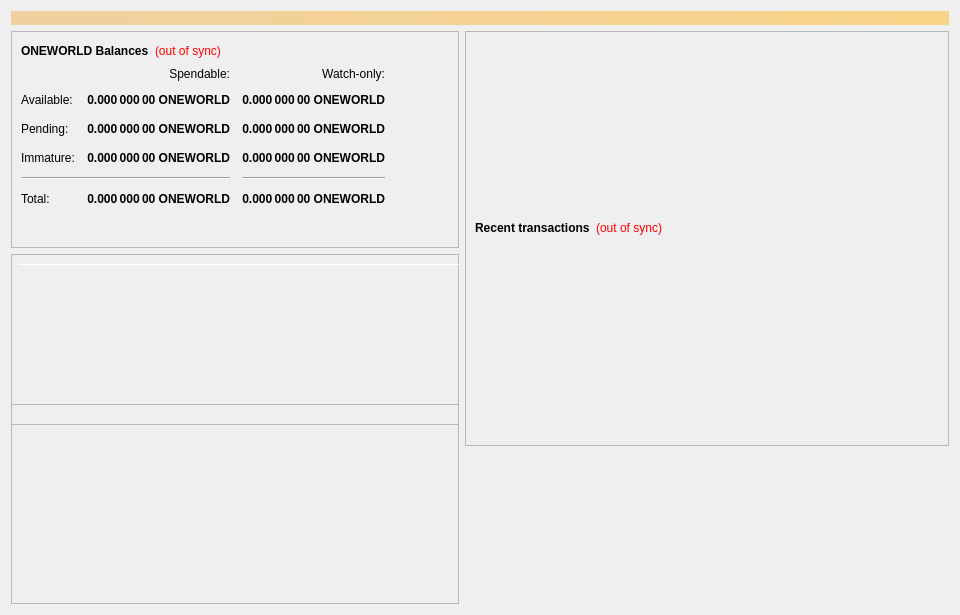
<?xml version="1.0" encoding="UTF-8"?>
<ui version="4.0">
 <class>OverviewPage</class>
 <widget class="QWidget" name="OverviewPage">
  <property name="geometry">
   <rect>
    <x>0</x>
    <y>0</y>
    <width>960</width>
    <height>615</height>
   </rect>
  </property>
  <property name="minimumSize">
   <size>
    <width>960</width>
    <height>0</height>
   </size>
  </property>
  <property name="windowTitle">
   <string>Form</string>
  </property>
  <layout class="QVBoxLayout" name="topLayout">
   <item>
    <widget class="QLabel" name="labelAlerts">
     <property name="visible">
      <bool>false</bool>
     </property>
     <property name="styleSheet">
      <string notr="true">background-color: qlineargradient(x1: 0, y1: 0, x2: 1, y2: 0, stop:0 #F0D0A0, stop:1 #F8D488); color:#000000;</string>
     </property>
     <property name="wordWrap">
      <bool>true</bool>
     </property>
     <property name="margin">
      <number>3</number>
     </property>
    </widget>
   </item>
   <item>
    <layout class="QHBoxLayout" name="horizontalLayout" stretch="1,1">
     <item>
      <layout class="QVBoxLayout" name="verticalLayout_2">
       <item>
        <widget class="QFrame" name="frame">
         <property name="frameShape">
          <enum>QFrame::StyledPanel</enum>
         </property>
         <property name="frameShadow">
          <enum>QFrame::Raised</enum>
         </property>
         <layout class="QVBoxLayout" name="verticalLayout_4">
          <item>
           <layout class="QHBoxLayout" name="horizontalLayout_4">
            <item>
             <widget class="QLabel" name="label_5">
              <property name="font">
               <font>
                <weight>75</weight>
                <bold>true</bold>
               </font>
              </property>
              <property name="text">
               <string>ONEWORLD Balances</string>
              </property>
             </widget>
            </item>
            <item>
             <widget class="QLabel" name="labelWalletStatus">
              <property name="cursor">
               <cursorShape>WhatsThisCursor</cursorShape>
              </property>
              <property name="toolTip">
               <string>The displayed information may be out of date. Your wallet automatically synchronizes with the OneWorld network after a connection is established, but this process has not completed yet.</string>
              </property>
              <property name="styleSheet">
               <string notr="true">QLabel { color: red; }</string>
              </property>
              <property name="text">
               <string notr="true">(out of sync)</string>
              </property>
              <property name="alignment">
               <set>Qt::AlignLeading|Qt::AlignLeft|Qt::AlignVCenter</set>
              </property>
             </widget>
            </item>
            <item>
             <spacer name="horizontalSpacer_3">
              <property name="orientation">
               <enum>Qt::Horizontal</enum>
              </property>
              <property name="sizeHint" stdset="0">
               <size>
                <width>40</width>
                <height>20</height>
               </size>
              </property>
             </spacer>
            </item>
           </layout>
          </item>
          <item>
           <layout class="QGridLayout" name="gridLayout">
            <property name="spacing">
             <number>12</number>
            </property>
            <item row="2" column="2">
             <widget class="QLabel" name="labelWatchPending">
              <property name="font">
               <font>
                <weight>75</weight>
                <bold>true</bold>
               </font>
              </property>
              <property name="cursor">
               <cursorShape>IBeamCursor</cursorShape>
              </property>
              <property name="toolTip">
               <string>Unconfirmed transactions to watch-only addresses</string>
              </property>
              <property name="text">
               <string notr="true">0.000 000 00 ONEWORLD</string>
              </property>
              <property name="alignment">
               <set>Qt::AlignRight|Qt::AlignTrailing|Qt::AlignVCenter</set>
              </property>
              <property name="textInteractionFlags">
               <set>Qt::LinksAccessibleByMouse|Qt::TextSelectableByKeyboard|Qt::TextSelectableByMouse</set>
              </property>
             </widget>
            </item>
            <item row="2" column="1">
             <widget class="QLabel" name="labelUnconfirmed">
              <property name="font">
               <font>
                <weight>75</weight>
                <bold>true</bold>
               </font>
              </property>
              <property name="cursor">
               <cursorShape>IBeamCursor</cursorShape>
              </property>
              <property name="toolTip">
               <string>Total of transactions that have yet to be confirmed, and do not yet count toward the spendable balance</string>
              </property>
              <property name="text">
               <string notr="true">0.000 000 00 ONEWORLD</string>
              </property>
              <property name="alignment">
               <set>Qt::AlignRight|Qt::AlignTrailing|Qt::AlignVCenter</set>
              </property>
              <property name="textInteractionFlags">
               <set>Qt::LinksAccessibleByMouse|Qt::TextSelectableByKeyboard|Qt::TextSelectableByMouse</set>
              </property>
             </widget>
            </item>
            <item row="3" column="2">
             <widget class="QLabel" name="labelWatchImmature">
              <property name="font">
               <font>
                <weight>75</weight>
                <bold>true</bold>
               </font>
              </property>
              <property name="cursor">
               <cursorShape>IBeamCursor</cursorShape>
              </property>
              <property name="toolTip">
               <string>Staked or masternode rewards in watch-only addresses that has not yet matured</string>
              </property>
              <property name="text">
               <string notr="true">0.000 000 00 ONEWORLD</string>
              </property>
              <property name="alignment">
               <set>Qt::AlignRight|Qt::AlignTrailing|Qt::AlignVCenter</set>
              </property>
              <property name="textInteractionFlags">
               <set>Qt::LinksAccessibleByMouse|Qt::TextSelectableByKeyboard|Qt::TextSelectableByMouse</set>
              </property>
             </widget>
            </item>
            <item row="4" column="0" colspan="2">
             <widget class="Line" name="lineSpendableBalance">
              <property name="orientation">
               <enum>Qt::Horizontal</enum>
              </property>
             </widget>
            </item>
            <item row="4" column="2">
             <widget class="Line" name="lineWatchBalance">
              <property name="sizePolicy">
               <sizepolicy hsizetype="Preferred" vsizetype="Fixed">
                <horstretch>0</horstretch>
                <verstretch>0</verstretch>
               </sizepolicy>
              </property>
              <property name="minimumSize">
               <size>
                <width>140</width>
                <height>0</height>
               </size>
              </property>
              <property name="orientation">
               <enum>Qt::Horizontal</enum>
              </property>
             </widget>
            </item>
            <item row="5" column="0">
             <widget class="QLabel" name="labelTotalText">
              <property name="text">
               <string>Total:</string>
              </property>
             </widget>
            </item>
            <item row="3" column="1">
             <widget class="QLabel" name="labelImmature">
              <property name="font">
               <font>
                <weight>75</weight>
                <bold>true</bold>
               </font>
              </property>
              <property name="cursor">
               <cursorShape>IBeamCursor</cursorShape>
              </property>
              <property name="toolTip">
               <string>Staked or masternode rewards that has not yet matured</string>
              </property>
              <property name="text">
               <string notr="true">0.000 000 00 ONEWORLD</string>
              </property>
              <property name="alignment">
               <set>Qt::AlignRight|Qt::AlignTrailing|Qt::AlignVCenter</set>
              </property>
              <property name="textInteractionFlags">
               <set>Qt::LinksAccessibleByMouse|Qt::TextSelectableByKeyboard|Qt::TextSelectableByMouse</set>
              </property>
             </widget>
            </item>
            <item row="2" column="3">
             <spacer name="horizontalSpacer_2">
              <property name="orientation">
               <enum>Qt::Horizontal</enum>
              </property>
              <property name="sizeHint" stdset="0">
               <size>
                <width>40</width>
                <height>20</height>
               </size>
              </property>
             </spacer>
            </item>
            <item row="3" column="0">
             <widget class="QLabel" name="labelImmatureText">
              <property name="text">
               <string>Immature:</string>
              </property>
             </widget>
            </item>
            <item row="5" column="1">
             <widget class="QLabel" name="labelTotal">
              <property name="font">
               <font>
                <weight>75</weight>
                <bold>true</bold>
               </font>
              </property>
              <property name="cursor">
               <cursorShape>IBeamCursor</cursorShape>
              </property>
              <property name="toolTip">
               <string>Your current total balance</string>
              </property>
              <property name="text">
               <string notr="true">0.000 000 00 ONEWORLD</string>
              </property>
              <property name="alignment">
               <set>Qt::AlignRight|Qt::AlignTrailing|Qt::AlignVCenter</set>
              </property>
              <property name="textInteractionFlags">
               <set>Qt::LinksAccessibleByMouse|Qt::TextSelectableByKeyboard|Qt::TextSelectableByMouse</set>
              </property>
             </widget>
            </item>
            <item row="5" column="2">
             <widget class="QLabel" name="labelWatchTotal">
              <property name="font">
               <font>
                <weight>75</weight>
                <bold>true</bold>
               </font>
              </property>
              <property name="cursor">
               <cursorShape>IBeamCursor</cursorShape>
              </property>
              <property name="toolTip">
               <string>Current total balance in watch-only addresses</string>
              </property>
              <property name="text">
               <string notr="true">0.000 000 00 ONEWORLD</string>
              </property>
              <property name="alignment">
               <set>Qt::AlignRight|Qt::AlignTrailing|Qt::AlignVCenter</set>
              </property>
              <property name="textInteractionFlags">
               <set>Qt::LinksAccessibleByMouse|Qt::TextSelectableByKeyboard|Qt::TextSelectableByMouse</set>
              </property>
             </widget>
            </item>
            <item row="0" column="2">
             <widget class="QLabel" name="labelWatchonly">
              <property name="text">
               <string>Watch-only:</string>
              </property>
              <property name="alignment">
               <set>Qt::AlignRight|Qt::AlignTrailing|Qt::AlignVCenter</set>
              </property>
             </widget>
            </item>
            <item row="1" column="0">
             <widget class="QLabel" name="labelBalanceText">
              <property name="text">
               <string>Available:</string>
              </property>
             </widget>
            </item>
            <item row="1" column="1">
             <widget class="QLabel" name="labelBalance">
              <property name="font">
               <font>
                <weight>75</weight>
                <bold>true</bold>
               </font>
              </property>
              <property name="cursor">
               <cursorShape>IBeamCursor</cursorShape>
              </property>
              <property name="toolTip">
               <string>Your current spendable balance</string>
              </property>
              <property name="text">
               <string notr="true">0.000 000 00 ONEWORLD</string>
              </property>
              <property name="alignment">
               <set>Qt::AlignRight|Qt::AlignTrailing|Qt::AlignVCenter</set>
              </property>
              <property name="textInteractionFlags">
               <set>Qt::LinksAccessibleByMouse|Qt::TextSelectableByKeyboard|Qt::TextSelectableByMouse</set>
              </property>
             </widget>
            </item>
            <item row="1" column="2">
             <widget class="QLabel" name="labelWatchAvailable">
              <property name="font">
               <font>
                <weight>75</weight>
                <bold>true</bold>
               </font>
              </property>
              <property name="cursor">
               <cursorShape>IBeamCursor</cursorShape>
              </property>
              <property name="toolTip">
               <string>Your current balance in watch-only addresses</string>
              </property>
              <property name="text">
               <string notr="true">0.000 000 00 ONEWORLD</string>
              </property>
              <property name="alignment">
               <set>Qt::AlignRight|Qt::AlignTrailing|Qt::AlignVCenter</set>
              </property>
              <property name="textInteractionFlags">
               <set>Qt::LinksAccessibleByMouse|Qt::TextSelectableByKeyboard|Qt::TextSelectableByMouse</set>
              </property>
             </widget>
            </item>
            <item row="2" column="0">
             <widget class="QLabel" name="labelPendingText">
              <property name="text">
               <string>Pending:</string>
              </property>
             </widget>
            </item>
            <item row="0" column="1">
             <widget class="QLabel" name="labelSpendable">
              <property name="text">
               <string>Spendable:</string>
              </property>
              <property name="alignment">
               <set>Qt::AlignRight|Qt::AlignTrailing|Qt::AlignVCenter</set>
              </property>
             </widget>
            </item>
           </layout>
          </item>
          <item>
           <spacer name="verticalSpacer_4">
            <property name="orientation">
             <enum>Qt::Vertical</enum>
            </property>
            <property name="sizeHint" stdset="0">
             <size>
              <width>20</width>
              <height>40</height>
             </size>
            </property>
           </spacer>
          </item>
         </layout>
        </widget>
       </item>
       <item>
        <widget class="QFrame" name="frameObfuscation">
         <property name="minimumSize">
          <size>
           <width>0</width>
           <height>350</height>
          </size>
         </property>
         <property name="layoutDirection">
          <enum>Qt::LeftToRight</enum>
         </property>
         <property name="frameShape">
          <enum>QFrame::StyledPanel</enum>
         </property>
         <property name="frameShadow">
          <enum>QFrame::Raised</enum>
         </property>
         <widget class="QPushButton" name="runAutoDenom">
          <property name="geometry">
           <rect>
            <x>251</x>
            <y>17</y>
            <width>1</width>
            <height>1</height>
           </rect>
          </property>
          <property name="palette">
           <palette>
            <active>
             <colorrole role="WindowText">
              <brush brushstyle="SolidPattern">
               <color alpha="255">
                <red>0</red>
                <green>0</green>
                <blue>0</blue>
               </color>
              </brush>
             </colorrole>
             <colorrole role="Button">
              <brush brushstyle="SolidPattern">
               <color alpha="255">
                <red>239</red>
                <green>238</green>
                <blue>238</blue>
               </color>
              </brush>
             </colorrole>
             <colorrole role="Light">
              <brush brushstyle="SolidPattern">
               <color alpha="255">
                <red>255</red>
                <green>255</green>
                <blue>255</blue>
               </color>
              </brush>
             </colorrole>
             <colorrole role="Midlight">
              <brush brushstyle="SolidPattern">
               <color alpha="255">
                <red>247</red>
                <green>246</green>
                <blue>246</blue>
               </color>
              </brush>
             </colorrole>
             <colorrole role="Dark">
              <brush brushstyle="SolidPattern">
               <color alpha="255">
                <red>119</red>
                <green>119</green>
                <blue>119</blue>
               </color>
              </brush>
             </colorrole>
             <colorrole role="Mid">
              <brush brushstyle="SolidPattern">
               <color alpha="255">
                <red>159</red>
                <green>159</green>
                <blue>159</blue>
               </color>
              </brush>
             </colorrole>
             <colorrole role="Text">
              <brush brushstyle="SolidPattern">
               <color alpha="255">
                <red>0</red>
                <green>0</green>
                <blue>0</blue>
               </color>
              </brush>
             </colorrole>
             <colorrole role="BrightText">
              <brush brushstyle="SolidPattern">
               <color alpha="255">
                <red>255</red>
                <green>255</green>
                <blue>255</blue>
               </color>
              </brush>
             </colorrole>
             <colorrole role="ButtonText">
              <brush brushstyle="SolidPattern">
               <color alpha="255">
                <red>0</red>
                <green>0</green>
                <blue>0</blue>
               </color>
              </brush>
             </colorrole>
             <colorrole role="Base">
              <brush brushstyle="SolidPattern">
               <color alpha="255">
                <red>255</red>
                <green>255</green>
                <blue>255</blue>
               </color>
              </brush>
             </colorrole>
             <colorrole role="Window">
              <brush brushstyle="SolidPattern">
               <color alpha="255">
                <red>239</red>
                <green>238</green>
                <blue>238</blue>
               </color>
              </brush>
             </colorrole>
             <colorrole role="Shadow">
              <brush brushstyle="SolidPattern">
               <color alpha="255">
                <red>0</red>
                <green>0</green>
                <blue>0</blue>
               </color>
              </brush>
             </colorrole>
             <colorrole role="AlternateBase">
              <brush brushstyle="SolidPattern">
               <color alpha="255">
                <red>247</red>
                <green>246</green>
                <blue>246</blue>
               </color>
              </brush>
             </colorrole>
             <colorrole role="ToolTipBase">
              <brush brushstyle="SolidPattern">
               <color alpha="255">
                <red>255</red>
                <green>255</green>
                <blue>220</blue>
               </color>
              </brush>
             </colorrole>
             <colorrole role="ToolTipText">
              <brush brushstyle="SolidPattern">
               <color alpha="255">
                <red>0</red>
                <green>0</green>
                <blue>0</blue>
               </color>
              </brush>
             </colorrole>
            </active>
            <inactive>
             <colorrole role="WindowText">
              <brush brushstyle="SolidPattern">
               <color alpha="255">
                <red>0</red>
                <green>0</green>
                <blue>0</blue>
               </color>
              </brush>
             </colorrole>
             <colorrole role="Button">
              <brush brushstyle="SolidPattern">
               <color alpha="255">
                <red>239</red>
                <green>238</green>
                <blue>238</blue>
               </color>
              </brush>
             </colorrole>
             <colorrole role="Light">
              <brush brushstyle="SolidPattern">
               <color alpha="255">
                <red>255</red>
                <green>255</green>
                <blue>255</blue>
               </color>
              </brush>
             </colorrole>
             <colorrole role="Midlight">
              <brush brushstyle="SolidPattern">
               <color alpha="255">
                <red>247</red>
                <green>246</green>
                <blue>246</blue>
               </color>
              </brush>
             </colorrole>
             <colorrole role="Dark">
              <brush brushstyle="SolidPattern">
               <color alpha="255">
                <red>119</red>
                <green>119</green>
                <blue>119</blue>
               </color>
              </brush>
             </colorrole>
             <colorrole role="Mid">
              <brush brushstyle="SolidPattern">
               <color alpha="255">
                <red>159</red>
                <green>159</green>
                <blue>159</blue>
               </color>
              </brush>
             </colorrole>
             <colorrole role="Text">
              <brush brushstyle="SolidPattern">
               <color alpha="255">
                <red>0</red>
                <green>0</green>
                <blue>0</blue>
               </color>
              </brush>
             </colorrole>
             <colorrole role="BrightText">
              <brush brushstyle="SolidPattern">
               <color alpha="255">
                <red>255</red>
                <green>255</green>
                <blue>255</blue>
               </color>
              </brush>
             </colorrole>
             <colorrole role="ButtonText">
              <brush brushstyle="SolidPattern">
               <color alpha="255">
                <red>0</red>
                <green>0</green>
                <blue>0</blue>
               </color>
              </brush>
             </colorrole>
             <colorrole role="Base">
              <brush brushstyle="SolidPattern">
               <color alpha="255">
                <red>255</red>
                <green>255</green>
                <blue>255</blue>
               </color>
              </brush>
             </colorrole>
             <colorrole role="Window">
              <brush brushstyle="SolidPattern">
               <color alpha="255">
                <red>239</red>
                <green>238</green>
                <blue>238</blue>
               </color>
              </brush>
             </colorrole>
             <colorrole role="Shadow">
              <brush brushstyle="SolidPattern">
               <color alpha="255">
                <red>0</red>
                <green>0</green>
                <blue>0</blue>
               </color>
              </brush>
             </colorrole>
             <colorrole role="AlternateBase">
              <brush brushstyle="SolidPattern">
               <color alpha="255">
                <red>247</red>
                <green>246</green>
                <blue>246</blue>
               </color>
              </brush>
             </colorrole>
             <colorrole role="ToolTipBase">
              <brush brushstyle="SolidPattern">
               <color alpha="255">
                <red>255</red>
                <green>255</green>
                <blue>220</blue>
               </color>
              </brush>
             </colorrole>
             <colorrole role="ToolTipText">
              <brush brushstyle="SolidPattern">
               <color alpha="255">
                <red>0</red>
                <green>0</green>
                <blue>0</blue>
               </color>
              </brush>
             </colorrole>
            </inactive>
            <disabled>
             <colorrole role="WindowText">
              <brush brushstyle="SolidPattern">
               <color alpha="255">
                <red>119</red>
                <green>119</green>
                <blue>119</blue>
               </color>
              </brush>
             </colorrole>
             <colorrole role="Button">
              <brush brushstyle="SolidPattern">
               <color alpha="255">
                <red>239</red>
                <green>238</green>
                <blue>238</blue>
               </color>
              </brush>
             </colorrole>
             <colorrole role="Light">
              <brush brushstyle="SolidPattern">
               <color alpha="255">
                <red>255</red>
                <green>255</green>
                <blue>255</blue>
               </color>
              </brush>
             </colorrole>
             <colorrole role="Midlight">
              <brush brushstyle="SolidPattern">
               <color alpha="255">
                <red>247</red>
                <green>246</green>
                <blue>246</blue>
               </color>
              </brush>
             </colorrole>
             <colorrole role="Dark">
              <brush brushstyle="SolidPattern">
               <color alpha="255">
                <red>119</red>
                <green>119</green>
                <blue>119</blue>
               </color>
              </brush>
             </colorrole>
             <colorrole role="Mid">
              <brush brushstyle="SolidPattern">
               <color alpha="255">
                <red>159</red>
                <green>159</green>
                <blue>159</blue>
               </color>
              </brush>
             </colorrole>
             <colorrole role="Text">
              <brush brushstyle="SolidPattern">
               <color alpha="255">
                <red>119</red>
                <green>119</green>
                <blue>119</blue>
               </color>
              </brush>
             </colorrole>
             <colorrole role="BrightText">
              <brush brushstyle="SolidPattern">
               <color alpha="255">
                <red>255</red>
                <green>255</green>
                <blue>255</blue>
               </color>
              </brush>
             </colorrole>
             <colorrole role="ButtonText">
              <brush brushstyle="SolidPattern">
               <color alpha="255">
                <red>119</red>
                <green>119</green>
                <blue>119</blue>
               </color>
              </brush>
             </colorrole>
             <colorrole role="Base">
              <brush brushstyle="SolidPattern">
               <color alpha="255">
                <red>239</red>
                <green>238</green>
                <blue>238</blue>
               </color>
              </brush>
             </colorrole>
             <colorrole role="Window">
              <brush brushstyle="SolidPattern">
               <color alpha="255">
                <red>239</red>
                <green>238</green>
                <blue>238</blue>
               </color>
              </brush>
             </colorrole>
             <colorrole role="Shadow">
              <brush brushstyle="SolidPattern">
               <color alpha="255">
                <red>0</red>
                <green>0</green>
                <blue>0</blue>
               </color>
              </brush>
             </colorrole>
             <colorrole role="AlternateBase">
              <brush brushstyle="SolidPattern">
               <color alpha="255">
                <red>239</red>
                <green>238</green>
                <blue>238</blue>
               </color>
              </brush>
             </colorrole>
             <colorrole role="ToolTipBase">
              <brush brushstyle="SolidPattern">
               <color alpha="255">
                <red>255</red>
                <green>255</green>
                <blue>220</blue>
               </color>
              </brush>
             </colorrole>
             <colorrole role="ToolTipText">
              <brush brushstyle="SolidPattern">
               <color alpha="255">
                <red>0</red>
                <green>0</green>
                <blue>0</blue>
               </color>
              </brush>
             </colorrole>
            </disabled>
           </palette>
          </property>
          <property name="focusPolicy">
           <enum>Qt::NoFocus</enum>
          </property>
          <property name="autoFillBackground">
           <bool>true</bool>
          </property>
          <property name="text">
           <string/>
          </property>
          <property name="flat">
           <bool>true</bool>
          </property>
         </widget>
         <widget class="Line" name="line">
          <property name="geometry">
           <rect>
            <x>7</x>
            <y>10</y>
            <width>451</width>
            <height>1</height>
           </rect>
          </property>
          <property name="orientation">
           <enum>Qt::Horizontal</enum>
          </property>
         </widget>
         <widget class="QFrame" name="frame_3">
          <property name="geometry">
           <rect>
            <x>0</x>
            <y>150</y>
            <width>465</width>
            <height>201</height>
           </rect>
          </property>
          <property name="frameShape">
           <enum>QFrame::StyledPanel</enum>
          </property>
          <property name="frameShadow">
           <enum>QFrame::Raised</enum>
          </property>
         </widget>
         <widget class="QFrame" name="frame_4">
          <property name="geometry">
           <rect>
            <x>0</x>
            <y>0</y>
            <width>465</width>
            <height>171</height>
           </rect>
          </property>
          <property name="frameShape">
           <enum>QFrame::StyledPanel</enum>
          </property>
          <property name="frameShadow">
           <enum>QFrame::Raised</enum>
          </property>
         </widget>
        </widget>
       </item>
      </layout>
     </item>
     <item>
      <layout class="QVBoxLayout" name="verticalLayout_3">
       <item>
        <widget class="QFrame" name="frame_2">
         <property name="frameShape">
          <enum>QFrame::StyledPanel</enum>
         </property>
         <property name="frameShadow">
          <enum>QFrame::Raised</enum>
         </property>
         <layout class="QVBoxLayout" name="verticalLayout">
          <item>
           <spacer name="verticalSpacer_3">
            <property name="orientation">
             <enum>Qt::Vertical</enum>
            </property>
            <property name="sizeType">
             <enum>QSizePolicy::Fixed</enum>
            </property>
            <property name="sizeHint" stdset="0">
             <size>
              <width>20</width>
              <height>75</height>
             </size>
            </property>
           </spacer>
          </item>
          <item>
           <widget class="QLabel" name="labelOverviewHeaderRight">
            <property name="minimumSize">
             <size>
              <width>464</width>
              <height>96</height>
             </size>
            </property>
            <property name="maximumSize">
             <size>
              <width>16777215</width>
              <height>96</height>
             </size>
            </property>
            <property name="alignment">
             <set>Qt::AlignCenter</set>
            </property>
            <property name="margin">
             <number>5</number>
            </property>
           </widget>
          </item>
          <item>
           <layout class="QHBoxLayout" name="horizontalLayout_2">
            <item>
             <widget class="QLabel" name="label_4">
              <property name="font">
               <font>
                <weight>75</weight>
                <bold>true</bold>
               </font>
              </property>
              <property name="text">
               <string>Recent transactions</string>
              </property>
             </widget>
            </item>
            <item>
             <widget class="QLabel" name="labelTransactionsStatus">
              <property name="cursor">
               <cursorShape>WhatsThisCursor</cursorShape>
              </property>
              <property name="toolTip">
               <string>The displayed information may be out of date. Your wallet automatically synchronizes with the OneWorld network after a connection is established, but this process has not completed yet.</string>
              </property>
              <property name="styleSheet">
               <string notr="true">QLabel { color: red; }</string>
              </property>
              <property name="text">
               <string notr="true">(out of sync)</string>
              </property>
              <property name="alignment">
               <set>Qt::AlignRight|Qt::AlignTrailing|Qt::AlignVCenter</set>
              </property>
             </widget>
            </item>
            <item>
             <spacer name="horizontalSpacer">
              <property name="orientation">
               <enum>Qt::Horizontal</enum>
              </property>
              <property name="sizeHint" stdset="0">
               <size>
                <width>40</width>
                <height>20</height>
               </size>
              </property>
             </spacer>
            </item>
           </layout>
          </item>
          <item>
           <widget class="QListView" name="listTransactions">
            <property name="styleSheet">
             <string notr="true">QListView { background: transparent; }</string>
            </property>
            <property name="frameShape">
             <enum>QFrame::NoFrame</enum>
            </property>
            <property name="verticalScrollBarPolicy">
             <enum>Qt::ScrollBarAlwaysOff</enum>
            </property>
            <property name="horizontalScrollBarPolicy">
             <enum>Qt::ScrollBarAlwaysOff</enum>
            </property>
            <property name="selectionMode">
             <enum>QAbstractItemView::NoSelection</enum>
            </property>
           </widget>
          </item>
         </layout>
        </widget>
       </item>
       <item>
        <spacer name="verticalSpacer_2">
         <property name="orientation">
          <enum>Qt::Vertical</enum>
         </property>
         <property name="sizeType">
          <enum>QSizePolicy::Expanding</enum>
         </property>
         <property name="sizeHint" stdset="0">
          <size>
           <width>20</width>
           <height>40</height>
          </size>
         </property>
        </spacer>
       </item>
      </layout>
     </item>
    </layout>
   </item>
  </layout>
 </widget>
 <resources/>
 <connections/>
</ui>
